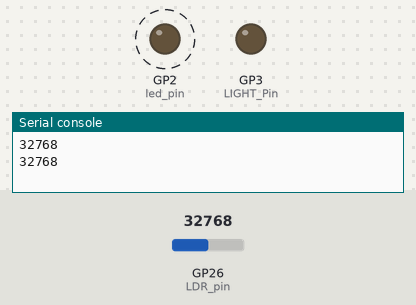
This program was run on a simulated Raspberry Pi Pico running MicroPython. Shown: output pins drawn as LEDs (lit = HIGH), the last lines printed to the serial console. Dashed ring = blinking. The inputs (shaded band) are chosen by the test bench; at power-on: GP26 (LDR_pin) = 32768 (analog values on the 0–65535 scale).

Above: at 1.2 s.
1.3 s: GP26 (LDR_pin) set to 704
5.2 s: GP26 (LDR_pin) set to 608
At 7.0 s:
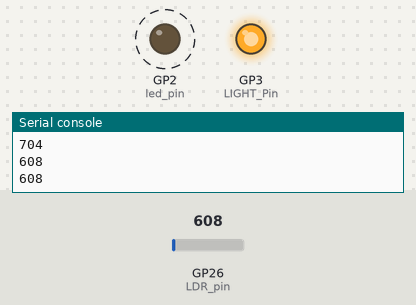
8.7 s: GP26 (LDR_pin) set to 7864
At 10.6 s:
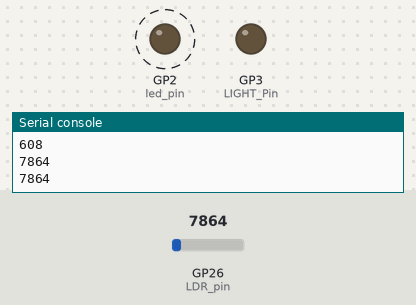
12.3 s: GP26 (LDR_pin) set to 0
At 14.1 s:
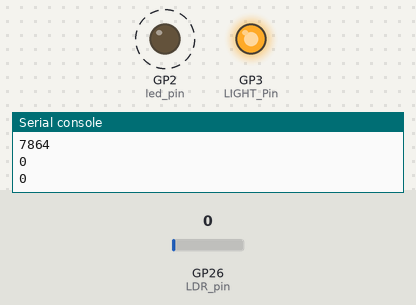
Timing chart, 0 to 16.9 s (numbered marks = the images above; inputs shaded):
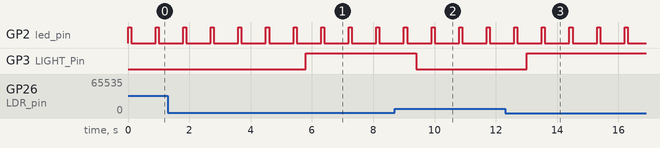

The program:

led_led_kontrol.py
```python
import machine
import time

led_pin=machine.Pin(2,machine.Pin.OUT)
LIGHT_Pin =machine.Pin(3,machine.Pin.OUT)

LDR_pin =machine.ADC(26)
while True:
    led_pin.value(1)
    time.sleep(0.1)
    led_pin.value(0)
    time.sleep(0.1)

    vol=LDR_pin.read_u16()
    print(vol)
    time.sleep(0.2)
    if vol < 650:
        LIGHT_Pin.value(1)
    else:
        LIGHT_Pin.value(0)
    time.sleep(0.5)
        
```

Measured:
- the behaviour switches between 656 and 640 on GP26 (LDR_pin) (found by bisection; images 0 and 1)
- after the input at 5.2 s, GP3 (LIGHT_Pin): LOW → HIGH after 0.60 s
- after the input at 8.7 s, GP3 (LIGHT_Pin): HIGH → LOW after 0.70 s
- after the input at 12.3 s, GP3 (LIGHT_Pin): LOW → HIGH after 0.70 s
- by itself, GP2 (led_pin): alternates HIGH for 0.10 s and LOW for 0.80 s
